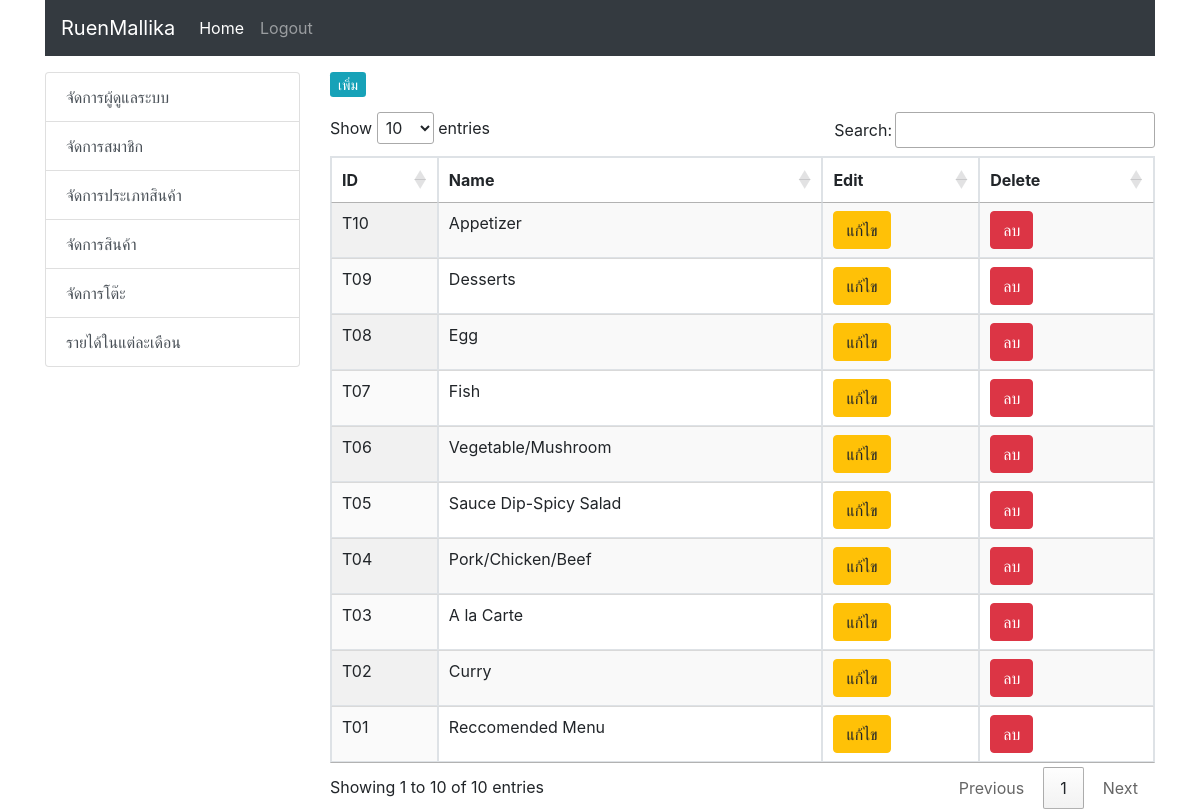
The app's page /code_web/admin/type.php with its own data.
### tables this page shows
CREATE TABLE Type(
	typeId	CHAR(3) NOT NULL,
	typeName	VARCHAR(80),
	CONSTRAINT Type_fk PRIMARY KEY(typeId)
);

### code_web/admin/type_list.php (the view, shortened to what this page needs)
<?php
      include('h.php');
                include('condb.php');
                $query = "SELECT * FROM type ORDER BY typeId ASC" or die("Error:" . mysqli_error());
                $result = mysqli_query($con, $query);
                $row_am = mysqli_fetch_assoc($result);
                ?>
  <table border="2" class="display table table-bordered" id="typeTable" align="center"  >
  <thead>
    <tr class="info">
    <th>ID</th>
    <th>Name</th>
    <th>Edit</th>
    <th>Delete</th>
  </tr>
</thead>
  <?php do { ?>
    <tr>
      <td><?php echo $row_am['typeId']; ?></td>
      <td><?php echo $row_am['typeName']; ?></td>
      <td><a href="type.php?act=edit&ID=<?php echo $row_am['typeId']; ?>" class="btn btn-warning btn-xs"> แก้ไข </a> </td>
      <td><a href="type_del_db.php?ID=<?php echo $row_am['typeId']; ?>" class='btn btn-danger btn-xs'  onclick="return confirm('ยันยันการลบ')">ลบ</a> </td>
    </tr>
    <?php } while ($row_am =  mysqli_fetch_assoc($result)); ?>
    </table>

### records on screen
type: typeId "T01", typeName "Reccomended Menu"
type: typeId "T02", typeName "Curry"
type: typeId "T03", typeName "A la Carte"
type: typeId "T04", typeName "Pork/Chicken/Beef"
type: typeId "T05", typeName "Sauce Dip-Spicy Salad"
type: typeId "T06", typeName "Vegetable/Mushroom"
type: typeId "T07", typeName "Fish"
type: typeId "T08", typeName "Egg"
type: typeId "T09", typeName "Desserts"
type: typeId "T10", typeName "Appetizer"
